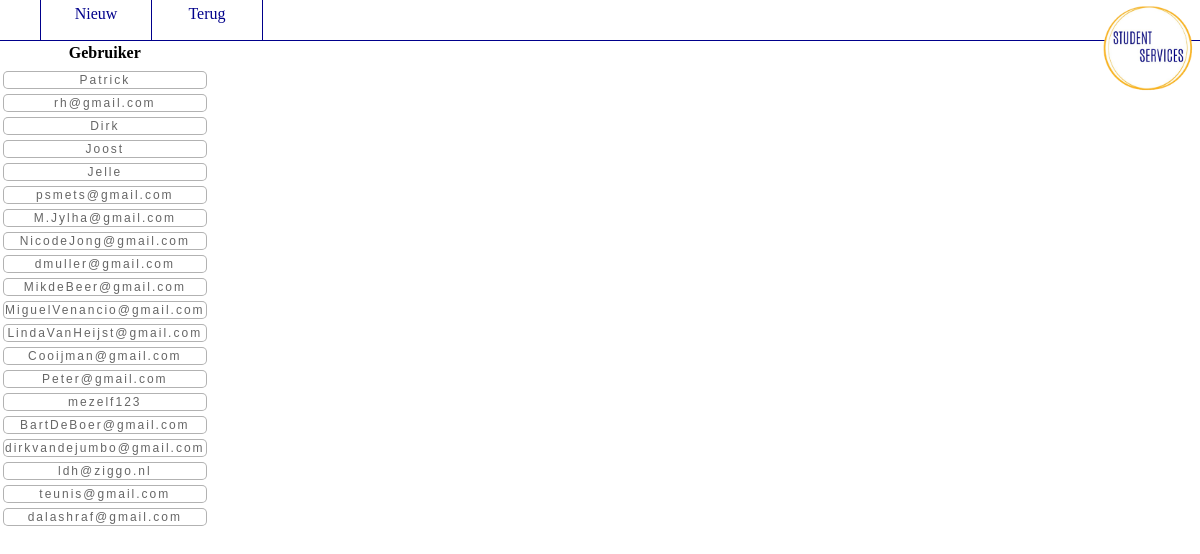
/View/Gebruiker/View.php, run on an earlier commit of the app's database.
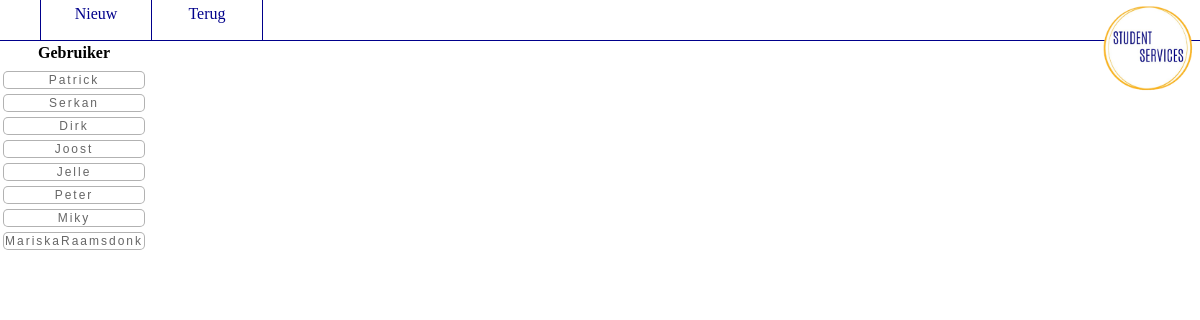
And on a later commit of the database.
### tables this page shows
CREATE TABLE GEBRUIKER(
GebruikerID int NOT NULL PRIMARY KEY AUTO_INCREMENT,
Gebruikersnaam varchar(50) NOT NULL UNIQUE,
Wachtwoord varchar(90) NOT NULL,
Email varchar(50) NOT NULL
);

### Includes/DB.php (called while the page is built, shortened)
<?php
class ConnectDB {
    private PDO $conn;
    public function __construct() {
        $servername = "127.0.0.1";
        $username = "SSimp";
        $password = "SSimp1234!";
        $database = "studentservices";
        try {
            $this->conn = new PDO("mysql:host=$servername;dbname=$database", $username, $password);
            $this->conn ->setAttribute(PDO::ATTR_ERRMODE, PDO::ERRMODE_EXCEPTION);
        }
        catch(PDOException $e)
        {
            echo "Connection failed: " . $e->getMessage();
        }
    }
    public function GetConnection() : PDO
    {
        return $this->conn;
    }
}
?>

### Model/GebruikerModel.php (called while the page is built, shortened)
<?php
require_once($_SERVER['DOCUMENT_ROOT'] . "/StudentServices/includes/DB.php");
class GebruikerModel
{
    private PDO $conn;
    public function __construct(){
        $this->ConnectDb = new ConnectDb();
        $this->conn      = $this->ConnectDb->GetConnection();
    }
    public function GetGebruikers(){
        $sql = "SELECT GebruikerID,Gebruikersnaam,Wachtwoord,Email FROM Gebruiker";
        return $this->conn->query($sql)->fetchAll(PDO::FETCH_ASSOC) ;
    }
}

### Controller/GebruikerController.php (called while the page is built, shortened)
<?php
require_once($_SERVER['DOCUMENT_ROOT'] . "/StudentServices/Model/GebruikerModel.php");
require_once($_SERVER['DOCUMENT_ROOT'] . "/StudentServices/BaseClass/Gebruiker.php");
class GebruikerController
{
    private GebruikerModel $gebruikermodel;
    public function __construct(){
        $this->gebruikermodel = new GebruikerModel();
    }
    public function GetGebruikers(){
        $GebruikerArray = [];
        foreach ($this->gebruikermodel->GetGebruikers() as $gebruiker){
            $gebruiker = new Gebruiker(
                $gebruiker['GebruikerID'],
                $gebruiker['Gebruikersnaam'],
                $gebruiker['Wachtwoord'],
                $gebruiker['Email'] == null ? "" : $gebruiker['Email'],
            );
            $GebruikerArray [] = $gebruiker;
        }
        return $GebruikerArray;
    }
}

### BaseClass/Gebruiker.php (called while the page is built, shortened)
<?php
class Gebruiker
{
    private int $GebruikerID;
    private string $Gebruikersnaam;
    public function __construct(int $GebruikerID, string $Gebruikersnaam, string $Wachtwoord, string $Email){
        $this->GebruikerID    = $GebruikerID;
        $this->Gebruikersnaam = $Gebruikersnaam;
    }
    public function getGebruikerID(): int{
        return $this->GebruikerID;
    }
    public function getGebruikersnaam(): string{
        return $this->Gebruikersnaam;
    }
}

### View/Gebruiker/View.php (the view, shortened to what this page needs)
<?php
require_once ($_SERVER['DOCUMENT_ROOT']."/StudentServices/Controller/GebruikerController.php");
?>
<!DOCTYPE HTML>
<html lang="en">
<head>
    <link rel="stylesheet" href="/StudentServices/css/style.css">
</head>
</head>
<body>
<div class="header">
    <nav id="page-nav">
        <ul>
            <?php
            echo "<li>
            <a href=\"Add.php\">Nieuw</a>
        </li>";
            echo "<li><a href=\"/StudentServices/index.php\">Terug</a></li>";
            ?>
        </ul>
    </nav>
         <a href="index.html"><img id="logo" src="/StudentServices/images/logotrans.png"/></a>
</div>
<div class="info">
    <form  method="post" action="Edit.php">
        <table> <tr> <th>Gebruiker</th> <th></th> <th></th></tr>
            <tr><td>
                    <?php
                    if (empty($_Post) && !isset($_Post["actie"]))
                    {
                        LoadList();
                        return;
                    }
                    function LoadList()
                    {
                        $gebruikercontroller= new GebruikerController();
                        foreach ($gebruikercontroller->GetGebruikers() as $gebruiker)
                        {
                            echo "<tr> <td> <input type=\"submit\" value=\"".$gebruiker->getGebruikersNaam()."\" formaction='Edit.php?ID=".$gebruiker->getGebruikerID()."' class=\"table1col\"> </td></tr>";
                        }
                    }
                    ?>

### css/style.css (style rules this page uses)
body { height:100%; padding:0px; margin:0px; }
.table1col { display: inline-block; color: #666; background-color: #ffffff; letter-spacing: 2px; font-size: 12px; padding: 1px; border-radius: 5px; -moz-border-radius: 5px; -webkit-border-radius: 5px; border: 1px solid rgba(0,0,0,0.3); border-bottom-width: 1px; width:100%; }
#logo { position: fixed; right : 0px; top :0px; height: 100px; width:100px; }
#page-nav { width: 100%; position: fixed; border-bottom: 1px solid #00008B; background-color: #ffffff; }
.info { grid-area: info; width:100%; overflow: auto; }
ul { list-style-type: none; overflow: hidden; width:100%; height:40px; margin:auto; background-color: #FFFFFF; border-color: #00008B; }
li { float: left; }
li a { text-decoration: none; float: left; background-color: #FFFFFF; color: #00008B; border-left: 1px solid #00008B; margin-left:0px; margin-top:0px; padding-top: 5px; height:40px; width:110px; font-size: 16px; text-align: center; }
li:last-child { border-right: 1px solid #00008B; }
.header { grid-area: header; height:40px; border-bottom: 1px solid #00008B; z-index:1; background-color: #FFFFFF; }

What changed in the data, as far as the page shows it:
removed gebruiker: Gebruikersnaam "dmuller@gmail.com"
removed gebruiker: Gebruikersnaam "MikdeBeer@gmail.com"
removed gebruiker: Gebruikersnaam "MiguelVenancio@gmail.com"
removed gebruiker: Gebruikersnaam "LindaVanHeijst@gmail.com"
removed gebruiker: Gebruikersnaam "Cooijman@gmail.com"
removed gebruiker: Gebruikersnaam "Peter@gmail.com"
removed gebruiker: Gebruikersnaam "mezelf123"
removed gebruiker: Gebruikersnaam "BartDeBoer@gmail.com"
removed gebruiker: Gebruikersnaam "dirkvandejumbo@gmail.com"
removed gebruiker: Gebruikersnaam "ldh@ziggo.nl"
removed gebruiker: Gebruikersnaam "teunis@gmail.com"
removed gebruiker: Gebruikersnaam "dalashraf@gmail.com"
changed gebruiker: Gebruikersnaam "rh@gmail.com" → "Serkan"
changed gebruiker: Gebruikersnaam "psmets@gmail.com" → "Peter"
changed gebruiker: Gebruikersnaam "M.Jylha@gmail.com" → "Miky"
changed gebruiker: Gebruikersnaam "NicodeJong@gmail.com" → "MariskaRaamsdonk"
